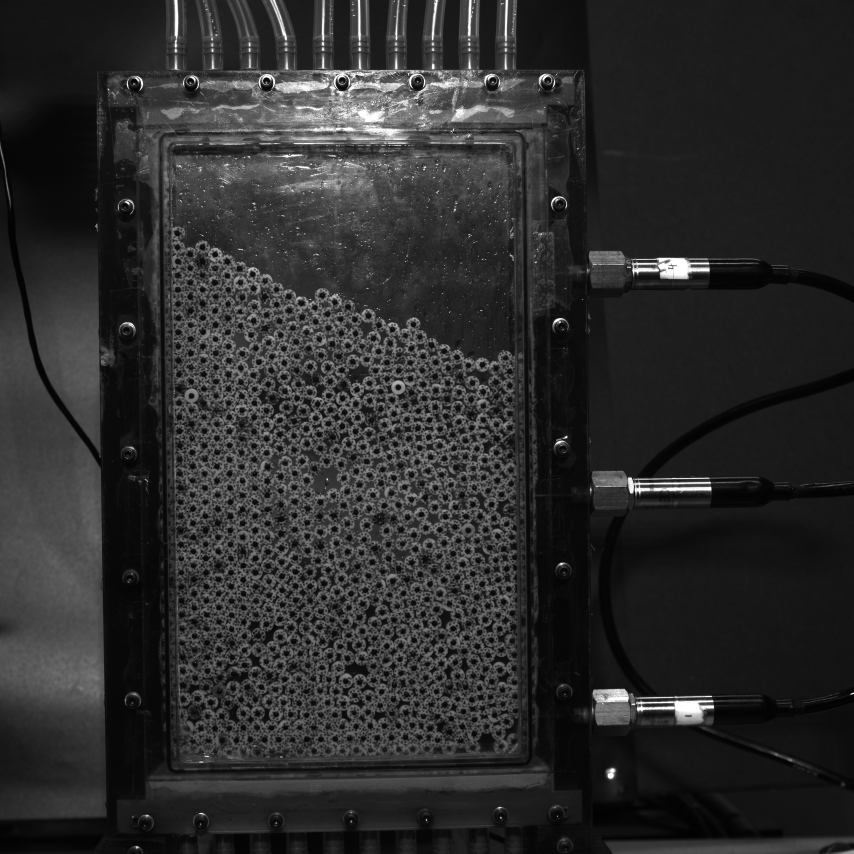
#> input picture OneDrive_1_22-10-2025/DIC/TauFactor/Example/spareinages/Image_0000_0.jpg, 5120 x 5120 px, given in place of Image_0000_0.tiff, which was not available (shown at 1/6 size)
$ python MatchIDimageplaying.py
#> lines starting #> are read from the running program, lines starting #| are printed output that depends on the picture
import taufactor as tau
import numpy as np
import h5py
import cv2
from PIL import Image
import matplotlib.pyplot as plt
import os
import pandas as pd
import copy
from matplotlib.patches import Ellipse

imagepath = "i:\Mar16\Test2\SomeImages\Image_0000_0.tiff"

#left,top,right,bottom
cropsizes = [1397,384,3770,4744]

imarray = Image.open(imagepath).crop(cropsizes)
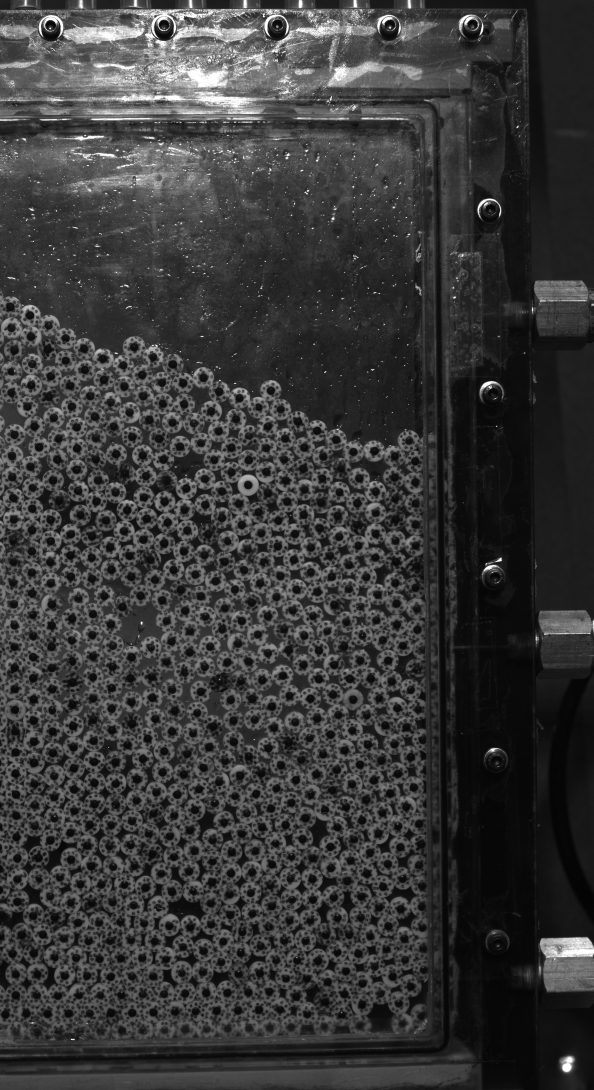
#> imarray: PIL image 2373x4360 RGB (shown at 1/4 size); min 0, max 255, mean 57.5


plt.imshow(imarray)

plt.show()

$ run again, with OneDrive_1_22-10-2025/DIC/TauFactor/Example/spareinages/Image_0001_0.jpg copied over OneDrive_1_22-10-2025/DIC/TauFactor/Example/spareinages/Image_0000_0.jpg
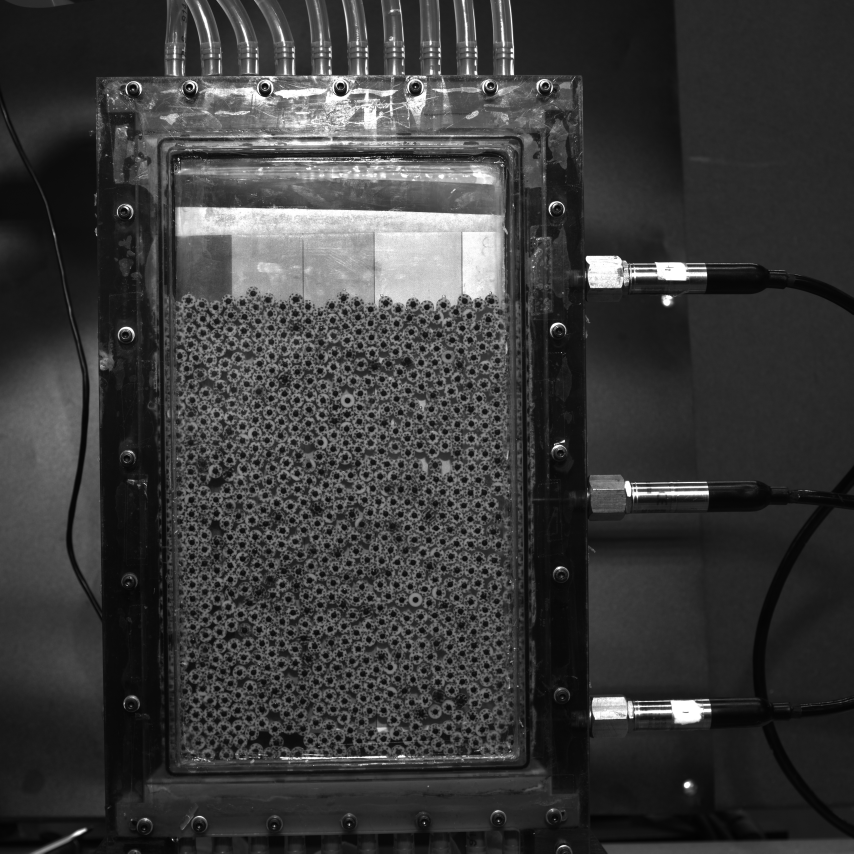
#> input picture OneDrive_1_22-10-2025/DIC/TauFactor/Example/spareinages/Image_0001_0.jpg, 5120 x 5120 px, given in place of Image_0000_0.tiff, which was not available (shown at 1/6 size)
#> `imarray = Image.open(imagepath).crop(cropsizes)`:
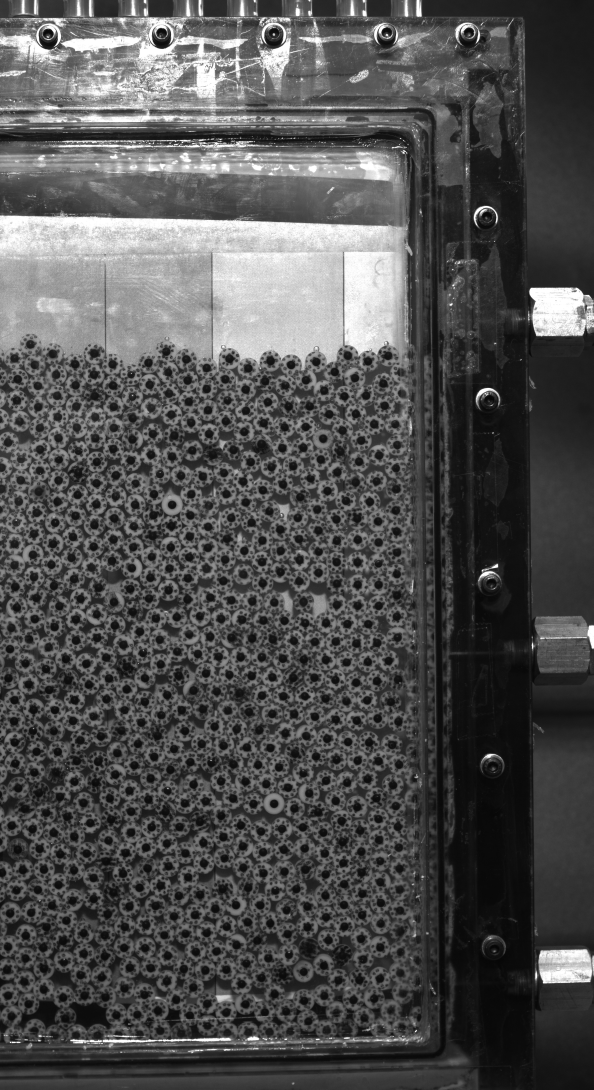
#> imarray: PIL image 2373x4360 RGB (shown at 1/4 size); min 3, max 255, mean 80.5
